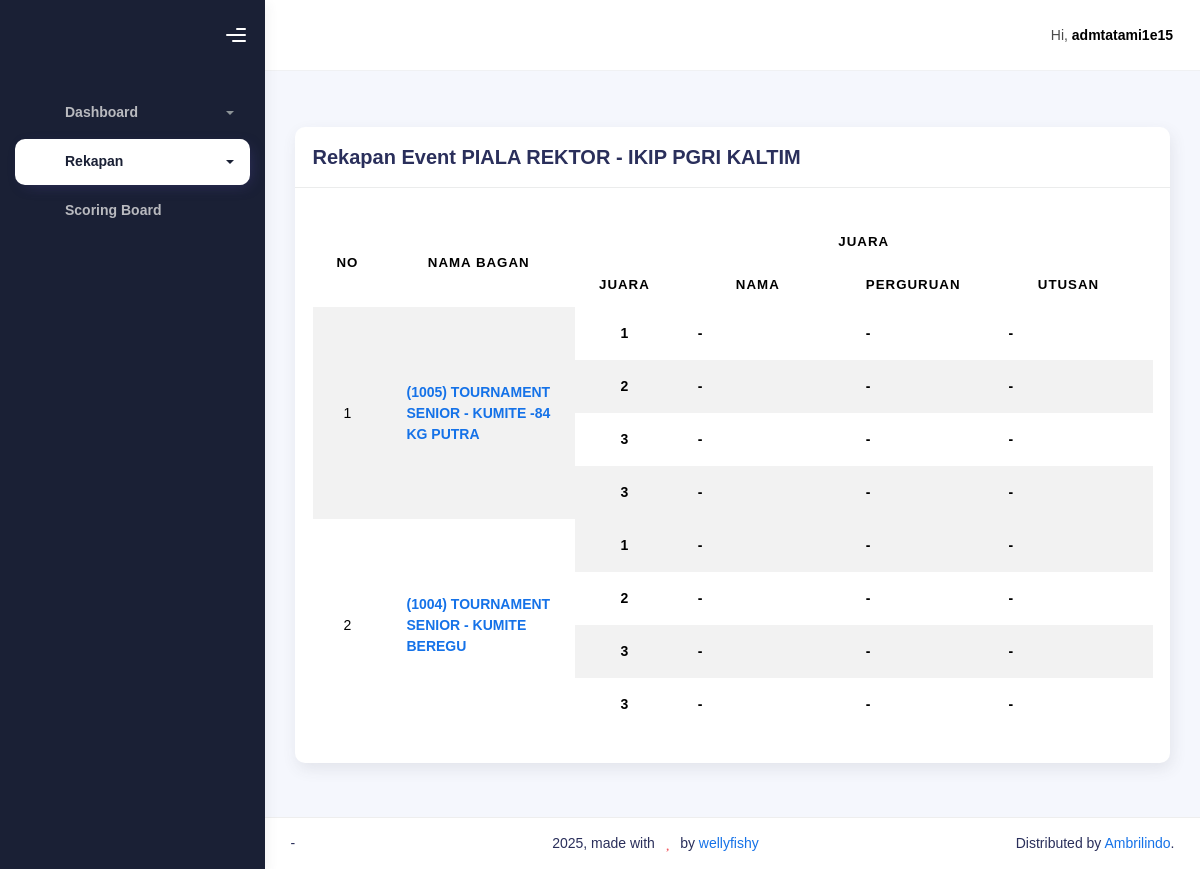
Page /admin-rekapan/15 (signed in) on the earlier database version.
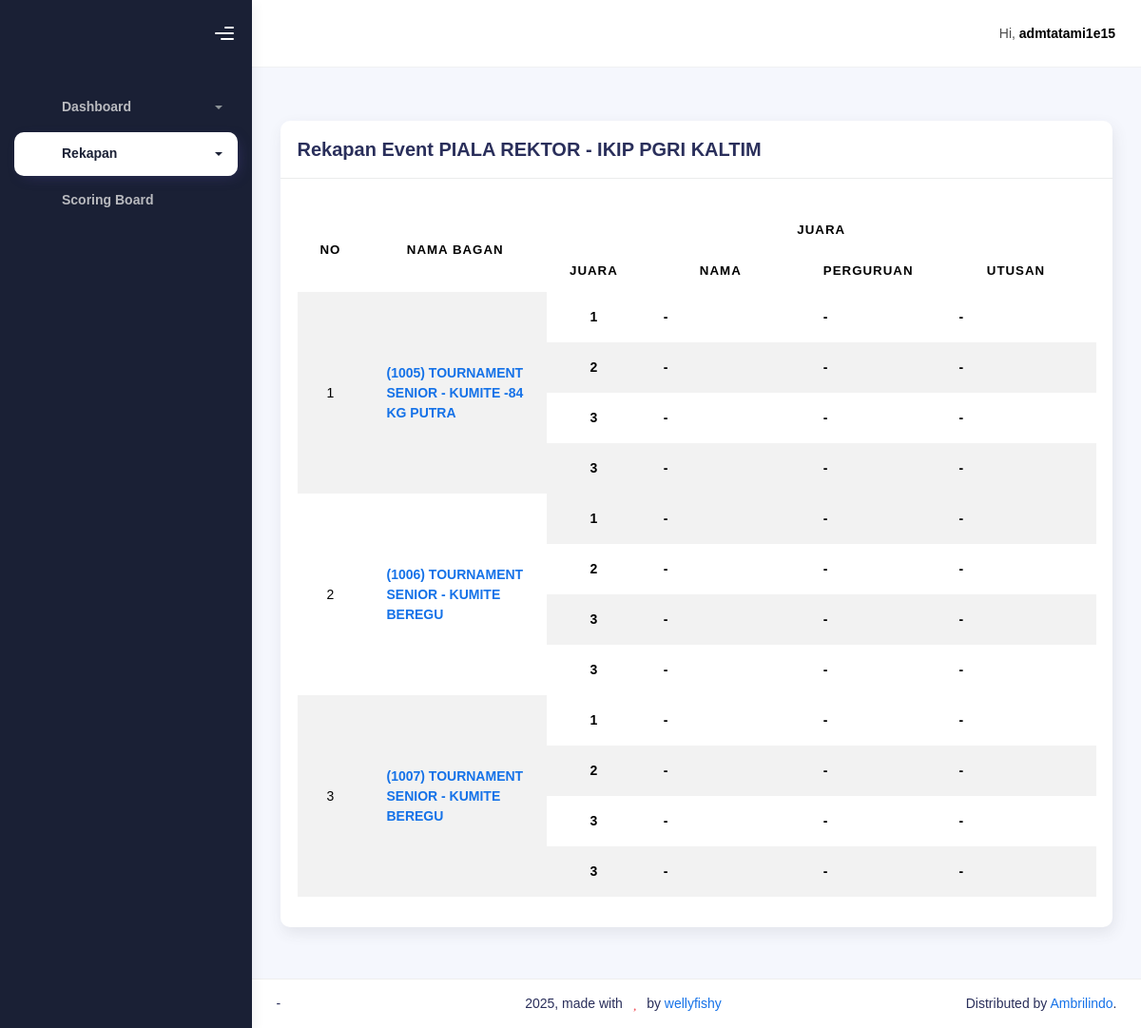
Same page on the later database version.
### backend/models.py (models this page shows, shortened)
class Bagan(models.Model):
    TIPE = [
        ('1', 'Kata'),
        ('2', 'Kumite'),
    ]
    event = models.ForeignKey(Event, null=True, blank=True, on_delete=models.CASCADE)
    nama_bagan = models.CharField(max_length=100, null=True, blank=True)
    nomor_tanding = models.ForeignKey(NomorTanding, null=True, blank=True, on_delete=models.SET_NULL)
    tipe_tanding = models.CharField(max_length=20, null=True, blank=True, choices=TIPE)
    juara_1 = models.ForeignKey(Atlet, on_delete=models.SET_NULL, related_name="juara1", null=True, blank=True)
    juara_2 = models.ForeignKey(Atlet, on_delete=models.SET_NULL, related_name="juara2", null=True, blank=True)
    juara_3a = models.ForeignKey(Atlet, on_delete=models.SET_NULL, related_name="juara3a", null=True, blank=True)
    juara_3b = models.ForeignKey(Atlet, on_delete=models.SET_NULL, related_name="juara3b", null=True, blank=True)
    round_robin = models.BooleanField(default=False)
    pool = models.IntegerField(default=1)

### backend/views.py (the view)
# urls.py: path('admin-rekapan/<int:event_pk>', admin_rekapan, name="admin-rekapan"),
def admin_rekapan(request, event_pk):
    event = Event.objects.get(pk=event_pk)
    admin_tatami = AdminTatami.objects.filter(user=request.user, event=event).first()
    bagans = Bagan.objects.filter(event=event).order_by('nama_bagan')
    context = {
        'on': 'rekapan',
        'event': event,
        'bagans': bagans,
        'admin_tatami': admin_tatami,
    }
    return render(request, 'admin/rekapan.html', context)

### backend/templates/admin/rekapan.html (shortened to what the changed rows need)
{% extends "admin/base-dashboard.html" %} {% load static %}
{% block content %}
<div class="container">
    <div class="page-inner">
        <div class="row">
            <div class="col-md-12">
                <div class="card">
                    <div class="card-body">
                        <table class="table table-striped mt-3">
                            <thead>
                                <tr>
                                <th scope="col" style="text-align: center; vertical-align: middle;" rowspan="2">No</th>
                                <th scope="col" style="text-align: center; vertical-align: middle;" rowspan="2">Nama Bagan</th>
                                <th scope="col" style="text-align: center;" colspan="4">Juara</th>
                                </tr>
                                <tr>
                                    <th scope="col" style="text-align: center; width: 5%;">Juara</th>
                                    <th scope="col" style="text-align: center; width: 20%;">Nama</th>
                                    <th scope="col" style="text-align: center; width: 10%;">Perguruan</th>
                                    <th scope="col" style="text-align: center; width: 20%;">Utusan</th>
                                </tr>
                            </thead>
                            <tbody>
                            {% for bagan in bagans %}
                                {% with bg=forloop.counter|divisibleby:2|yesno:"table-light," %}
                                <tr>
                                    <td rowspan="5" style="text-align: center;">{{ forloop.counter }}</td>
                                    <td rowspan="5"><a href="{% url 'admin-bagan-detail' event_pk=event.pk bagan_pk=bagan.pk %}"><b>({{ bagan.pk }}) {{ bagan.nama_bagan }}</b></a></td>
                                </tr>
                                <tr>
                                    <td style="text-align: center;"><b>1</b></td>
                                    <td style="text-align: left;"><b>{% if bagan.juara_1 %}{{ bagan.juara_1.nama_atlet }}{% else %}-{% endif %}</b></td>
                                    <td style="text-align: left;"><b>{% if bagan.juara_1 %}{{ bagan.juara_1.perguruan.nama_perguruan }}{% else %}-{% endif %}</b></td>
                                    <td style="text-align: left;"><b>{% if bagan.juara_1 %}{{ bagan.juara_1.utusan.nama_utusan }}{% else %}-{% endif %}</b></td>
                                </tr>
                                <tr>
                                    <td style="text-align: center;"><b>2</b></td>
                                    <td style="text-align: left;"><b>{% if bagan.juara_2 %}{{ bagan.juara_2.nama_atlet }}{% else %}-{% endif %}</b></td>
                                    <td style="text-align: left;"><b>{% if bagan.juara_2 %}{{ bagan.juara_2.perguruan.nama_perguruan }}{% else %}-{% endif %}</b></td>
                                    <td style="text-align: left;"><b>{% if bagan.juara_2 %}{{ bagan.juara_2.utusan.nama_utusan }}{% else %}-{% endif %}</b></td>
                                </tr>
                                <tr>
                                    <td style="text-align: center;"><b>3</b></td>
                                    <td style="text-align: left;"><b>{% if bagan.juara_3a %}{{ bagan.juara_3a.nama_atlet }}{% else %}-{% endif %}</b></td>
                                    <td style="text-align: left;"><b>{% if bagan.juara_3a %}{{ bagan.juara_3a.perguruan.nama_perguruan }}{% else %}-{% endif %}</b></td>
                                    <td style="text-align: left;"><b>{% if bagan.juara_3a %}{{ bagan.juara_3a.utusan.nama_utusan }}{% else %}-{% endif %}</b></td>
                                </tr>
                                <tr>
                                    <td style="text-align: center;"><b>3</b></td>
                                    <td style="text-align: left;"><b>{% if bagan.juara_3b %}{{ bagan.juara_3b.nama_atlet }}{% else %}-{% endif %}</b></td>
                                    <td style="text-align: left;"><b>{% if bagan.juara_3b %}{{ bagan.juara_3b.perguruan.nama_perguruan }}{% else %}-{% endif %}</b></td>
                                    <td style="text-align: left;"><b>{% if bagan.juara_3b %}{{ bagan.juara_3b.utusan.nama_utusan }}{% else %}-{% endif %}</b></td>
                                </tr>
                                {% endwith %}
                            {% endfor %}
                            </tbody>
                        </table>
                    </div>
                </div>
            </div>
        </div>
    </div>
</div>
{% endblock content %}

Differences in the rows shown:
removed Bagan: pk "1004", nama_bagan "TOURNAMENT SENIOR - KUMITE BEREGU"
added Bagan: pk "1006", nama_bagan "TOURNAMENT SENIOR - KUMITE BEREGU"
added Bagan: pk "1007", nama_bagan "TOURNAMENT SENIOR - KUMITE BEREGU"
